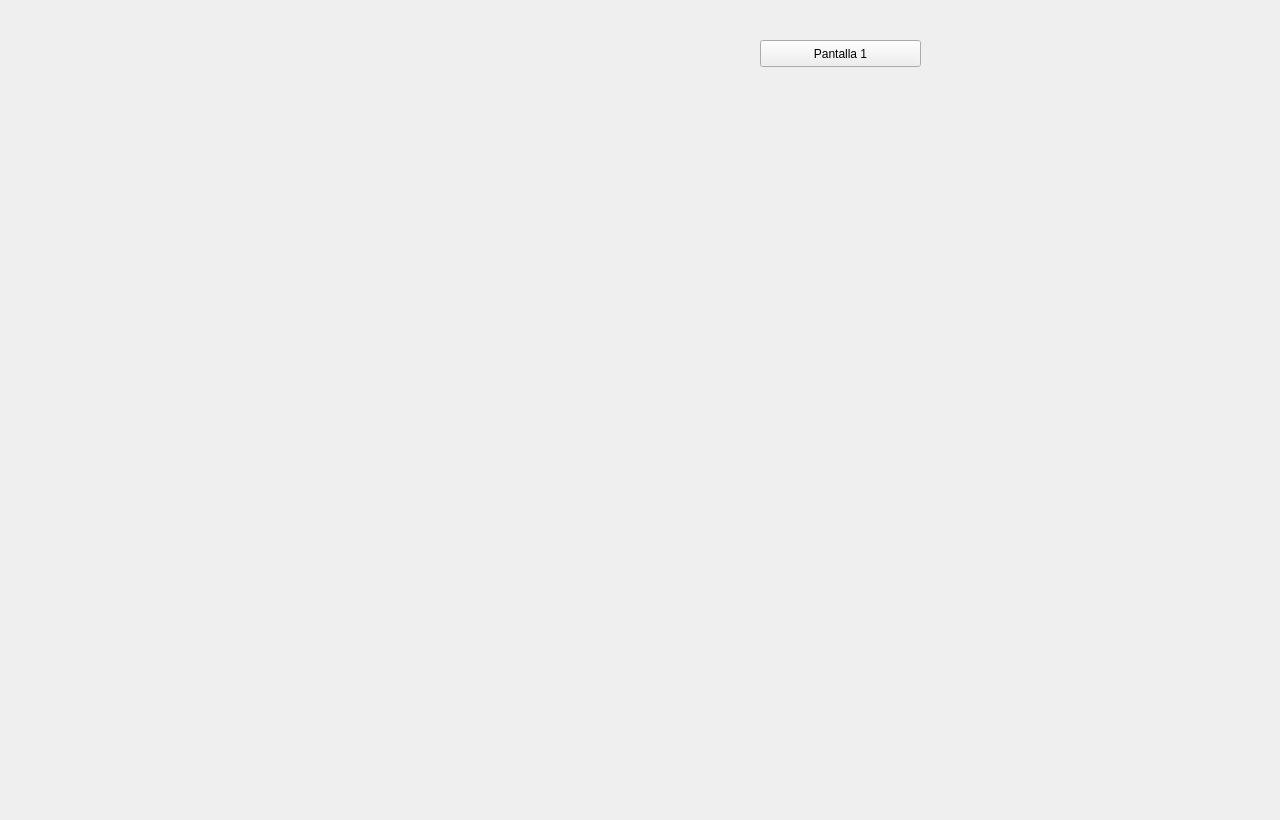
<?xml version="1.0" encoding="UTF-8"?>
<ui version="4.0">
 <class>panelPrincipal</class>
 <widget class="QWidget" name="panelPrincipal">
  <property name="geometry">
   <rect>
    <x>0</x>
    <y>0</y>
    <width>1280</width>
    <height>820</height>
   </rect>
  </property>
  <property name="windowTitle">
   <string>Hola</string>
  </property>
  <widget class="QPushButton" name="botonCambio">
   <property name="geometry">
    <rect>
     <x>760</x>
     <y>40</y>
     <width>161</width>
     <height>27</height>
    </rect>
   </property>
   <property name="text">
    <string>Pantalla 1</string>
   </property>
  </widget>
 </widget>
 <resources/>
 <connections/>
</ui>
